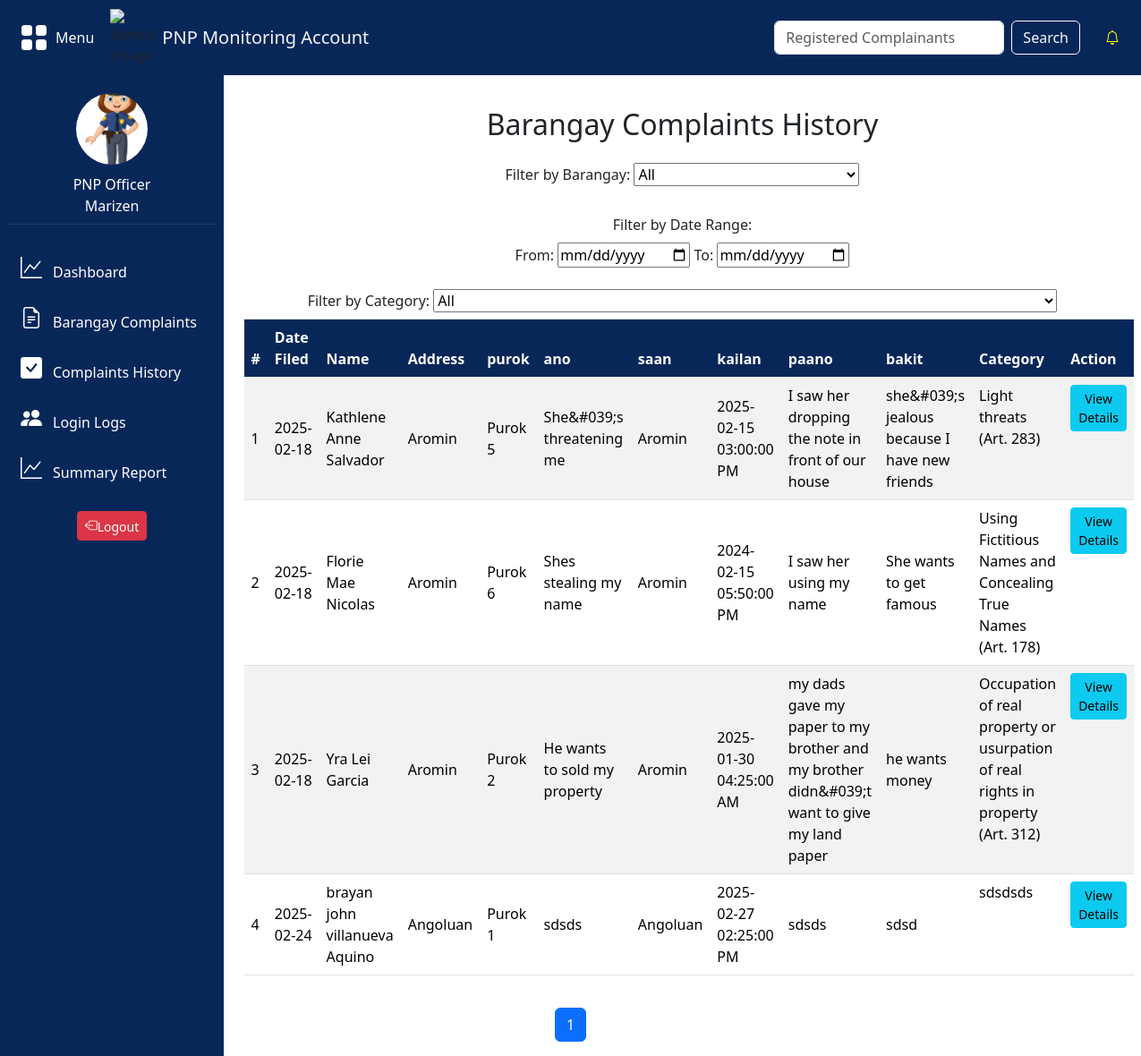
Page /pnp/pnplogs.php (signed in) on the committed database.
### tables this page shows
CREATE TABLE `tbl_complaints` (
  `complaints_id` int(15) NOT NULL,
  `complaint_name` varchar(255) NOT NULL,
  `complaints_person` varchar(15) NOT NULL,
  `status` varchar(20) NOT NULL DEFAULT '''Inprogress''',
  `complaints` text NOT NULL,
  `responds` enum('barangay','pnp') NOT NULL,
  `date_filed` date NOT NULL,
  `category_id` int(1) NOT NULL,
  `barangays_id` int(10) NOT NULL,
  `image_id` int(10) NOT NULL,
  `info_id` int(11) NOT NULL,
  `user_id` int(11) NOT NULL,
  `ano` varchar(255) DEFAULT NULL,
  `barangay_saan` varchar(255) DEFAULT NULL,
  `kailan_date` date DEFAULT NULL,
  `kailan_time` varchar(255) NOT NULL,
  `paano` text DEFAULT NULL,
  `bakit` text DEFAULT NULL,
  `file_path` varchar(255) DEFAULT NULL,
  `cert_id` int(15) DEFAULT NULL
);

CREATE TABLE `tbl_users` (
  `user_id` int(15) NOT NULL,
  `first_name` varchar(255) NOT NULL,
  `middle_name` varchar(255) NOT NULL,
  `last_name` varchar(255) NOT NULL,
  `extension_name` varchar(255) DEFAULT NULL,
  `gender` varchar(255) NOT NULL,
  `age` int(255) NOT NULL,
  `birth_date` date NOT NULL,
  `selfie_path` varchar(255) NOT NULL,
  `image_type` enum('ID') NOT NULL,
  `image_path` varchar(255) NOT NULL,
  `date_uploaded` datetime(6) NOT NULL,
  `cp_number` varchar(255) NOT NULL,
  `password` varchar(255) NOT NULL,
  `accountType` enum('Resident','Barangay Official','PNP Officer') NOT NULL,
  `barangays_id` int(11) DEFAULT NULL,
  `place_of_birth` varchar(255) NOT NULL,
  `purok` varchar(255) NOT NULL,
  `civil_status` enum('Single','Married','Separated','Live-in','Divorced','Widowed') NOT NULL,
  `educational_background` enum('No Formal Education','Elementary','Highschool','College','Post Graduate') NOT NULL,
  `nationality` varchar(255) NOT NULL,
  `pic_data` varchar(255) NOT NULL,
  `security_question` varchar(255) NOT NULL,
  `security_answer` varchar(255) NOT NULL,
  `login_attempts` int(11) DEFAULT 0,
  `lockout_time` datetime DEFAULT NULL,
  `is_verified` tinyint(1) NOT NULL DEFAULT 0
);

CREATE TABLE `tbl_complaintcategories` (
  `category_id` int(10) NOT NULL,
  `complaints_category` varchar(255) NOT NULL,
  `cert_path` varchar(255) NOT NULL
);

### pnp/pnplogs.php (the view, shortened to what this page needs)
<?php
include '../includes/bypass.php';
$results_per_page = 10;
$page = isset($_GET['page']) && is_numeric($_GET['page']) && $_GET['page'] > 0 ? (int)$_GET['page'] : 1;
$start_from = ($page - 1) * $results_per_page;
$search_query = isset($_GET['search']) ? $_GET['search'] : '';
$barangay_filter = isset($_GET['barangay']) ? $_GET['barangay'] : '';
$from_date = isset($_GET['from_date']) ? $_GET['from_date'] : '';
$to_date = isset($_GET['to_date']) ? $_GET['to_date'] : '';
$category_filter = isset($_GET['category']) ? $_GET['category'] : '';
function displayComplaintDetails($pdo, $search_query, $start_from, $results_per_page, $barangay_filter, $from_date, $to_date, $category_filter) {
    try {
        $search_query = '%' . $search_query . '%';
        $sql = "
        SELECT c.complaints_id, c.complaint_name, c.barangay_saan, c.ano, c.date_filed, c.kailan_date,c.kailan_time, c.paano, c.bakit, c.complaints, cat.complaints_category,
        u.purok
        FROM tbl_complaints c
        JOIN tbl_users u ON u.user_id = c.user_id
        JOIN tbl_complaintcategories cat ON c.category_id = cat.category_id
        WHERE c.responds = 'pnp'
        AND (c.complaint_name LIKE ? OR c.barangay_saan LIKE ?)
        ";
        $sql .= " ORDER BY c.date_filed ASC LIMIT ?, ?";
        $stmt = $pdo->prepare($sql);
        $stmt->bindParam(1, $search_query, PDO::PARAM_STR);
        $stmt->bindParam(2, $search_query, PDO::PARAM_STR);
        $bindIndex = 3;
        $stmt->bindParam($bindIndex++, $start_from, PDO::PARAM_INT);
        $stmt->bindParam($bindIndex++, $results_per_page, PDO::PARAM_INT);
        $stmt->execute();
        if ($stmt->rowCount() == 0) {
            echo "<tr><td colspan='4'>No complaints found.</td></tr>";
        } else {
            $row_number = $start_from + 1;
            while ($row = $stmt->fetch(PDO::FETCH_ASSOC)) {
                $complaint_id = $row['complaints_id'];
                $date_filed = htmlspecialchars($row['date_filed']);
                $complaint_name = htmlspecialchars($row['complaint_name']);
                $complaint_purok = htmlspecialchars($row['purok']);
                $complaint_barangay = htmlspecialchars($row['barangay_saan']);
                $complaint_ano = htmlspecialchars($row['ano']);
                $complaint_barangay_saan = htmlspecialchars($row['barangay_saan']);
                $complaint_kailan = htmlspecialchars($row['kailan_date']) . ' ' . htmlspecialchars($row['kailan_time']);
                $complaint_paano = htmlspecialchars($row['paano']);
                $complaint_bakit = htmlspecialchars($row['bakit']);
                $category = htmlspecialchars($row['complaints_category']);
                echo "<tr>";
                echo "<td class='align-middle'>{$row_number}</td>";
                echo "<td style='text-align: left; vertical-align: middle;'>{$date_filed }</td>";
                echo "<td style='text-align: left; vertical-align: middle;'>{$complaint_name}</td>";
                echo "<td style='text-align: left; vertical-align: middle;'>{$complaint_barangay }</td>";
                echo "<td style='text-align: left; vertical-align: middle;'>{$complaint_purok }</td>";
                echo "<td style='text-align: left; vertical-align: middle;'>{$complaint_ano }</td>";
                echo "<td style='text-align: left; vertical-align: middle;'>{$complaint_barangay_saan }</td>";
                echo "<td style='text-align: left; vertical-align: middle;'>{$complaint_kailan }</td>";
                echo "<td style='text-align: left; vertical-align: middle;'>{$complaint_paano }</td>";
                echo "<td style='text-align: left; vertical-align: middle;'>{$complaint_bakit }</td>";
                echo "<td class='category'>{$category}</td>";
                echo "<td '>
                        <button type='button' class='btn btn-sm btn-info' onclick='loadComplaintDetails({$complaint_id})'>View Details</button>
                      </td>";
                echo "</tr>";
                $row_number++;
            }
        }
    } catch (PDOException $e) {
        echo "<tr><td colspan='4'>Error fetching PNP complaints logs: " . $e->getMessage() . "</td></tr>";
    }
}
$stmt = $pdo->prepare("
    SELECT COUNT(*) AS total
    FROM tbl_complaints c
    LEFT JOIN tbl_users_barangay b ON c.barangays_id = b.barangays_id
    WHERE c.responds = 'pnp'
    AND (c.complaint_name LIKE ? OR c.barangay_saan LIKE ?)
");
$search_query_like = '%' . $search_query . '%';
$stmt->execute([$search_query_like, $search_query_like]);
$row = $stmt->fetch(PDO::FETCH_ASSOC);
$total_complaints = $row['total'];
$total_pages = ceil($total_complaints / $results_per_page);
?>
<!DOCTYPE html>
<html lang="en">
<head>
    <link href="https://cdnjs.cloudflare.com/ajax/libs/bootstrap-icons/1.8.1/font/bootstrap-icons.min.css" rel="stylesheet">
    <link href="https://cdn.jsdelivr.net/npm/bootstrap@5.3.3/dist/css/bootstrap.min.css" rel="stylesheet">
    <link rel="stylesheet" type="text/css" href="../styles/style.css">
</head>
<body>
<?php
include '../includes/pnp-nav.php';
include '../includes/pnp-bar.php';
?>
    <center><div class="content">
        <h2 class="mt-3 mb-4">Barangay Complaints History</h2>
        <form method="GET">
    <label class="form-label">Filter by Barangay:</label>
    <select id="barangayDropdown" name="barangay" onchange="this.form.submit()">
        <option value="">All</option>
    </select>
    <br><br>
    <label class="form-label">Filter by Date Range:</label><br>
    <label for="from_date">From: </label>
    <input type="date" id="from_date" name="from_date" value="<?php echo isset($_GET['from_date']) ? $_GET['from_date'] : ''; ?>" onchange="this.form.submit()">
    <label for="to_date">To: </label>
    <input type="date" id="to_date" name="to_date" value="<?php echo isset($_GET['to_date']) ? $_GET['to_date'] : ''; ?>" onchange="this.form.submit()">
    <br><br>
    <label class="form-label">Filter by Category:</label>
    <select id="categoryDropdown" name="category" onchange="this.form.submit()">
        <option value="">All</option>
    </select>
</form>
        <div class="table">
            <table class="table table-striped table-bordered">
                <thead>
                    <tr>
                    <th>#</th>
                        <th>Date Filed</th>
                        <th>Name</th>
                        <th>Address</th>
                        <th>purok</th>
                        <th>ano</th>
                        <th>saan</th>
                        <th>kailan</th>
                        <th>paano</th>
                        <th>bakit</th>
                        <th>Category</th>
                        <th>Action</th>
                    </tr>
                </thead>
                <tbody>
                    <?php
                        displayComplaintDetails($pdo, $search_query, $start_from, $results_per_page, $barangay_filter, $from_date, $to_date, $category_filter);
                    ?>
                </tbody>
            </table>
        </div>
    </div>
    <nav>
        <ul class="pagination justify-content-center">
            <?php for ($i = 1; $i <= $total_pages; $i++): ?>
                <li class="page-item <?= ($i == $page) ? 'active' : ''; ?>">
                    <a class="page-link" href="?page=<?= $i; ?>&search=<?= htmlspecialchars($search_query); ?>"><?= $i; ?></a>
                </li>
            <?php endfor; ?>
        </ul>
    </nav>
    </center>
</body>
</html>

### styles/style.css (style rules this page uses)
.content { margin-left: 250px; transition: margin-left 0.3s ease; padding: 20px; width: 80%; }
table, th, td { border: none; }
table { border-collapse: collapse; width: 100%; }

### pnp/pnplogs.php (style rules this page uses)
.table thead th { background-color: #082759; color: #ffffff; }

### rows in the picture
tbl_complaints: date_filed "2025-02-18", complaint_name "Kathlene Anne Salvador", barangay_saan "Aromin", user.purok "Purok 5", ano "She&#039;s threatening me", complaint_kailan "2025-02-15 03:00:00 PM", paano "I saw her dropping the note in front of our house", bakit "she&#039;s jealous because I have new friends", category.complaints_category "Light threats (Art. 283)"
tbl_complaints: date_filed "2025-02-18", complaint_name "Florie Mae Nicolas", barangay_saan "Aromin", user.purok "Purok 6", ano "Shes stealing my name", complaint_kailan "2024-02-15 05:50:00 PM", paano "I saw her using my name", bakit "She wants to get famous", category.complaints_category "Using Fictitious Names and Concealing True Names (Art. 178)"
tbl_complaints: date_filed "2025-02-18", complaint_name "Yra Lei Garcia", barangay_saan "Aromin", user.purok "Purok 2", ano "He wants to sold my property", complaint_kailan "2025-01-30 04:25:00 AM", paano "my dads gave my paper to my brother and my brother didn&#039;t want to give my land paper", bakit "he wants money", category.complaints_category "Occupation of real property or usurpation of real rights in property (Art. 312)"
tbl_complaints: date_filed "2025-02-24", complaint_name "brayan john villanueva Aquino", barangay_saan "Angoluan", user.purok "Purok 1", ano "sdsds", complaint_kailan "2025-02-27 02:25:00 PM", paano "sdsds", bakit "sdsd", category.complaints_category "sdsdsds"

### other values in the picture
$_SESSION['accountType'] "PNP Officer"
$firstName "Marizen"
